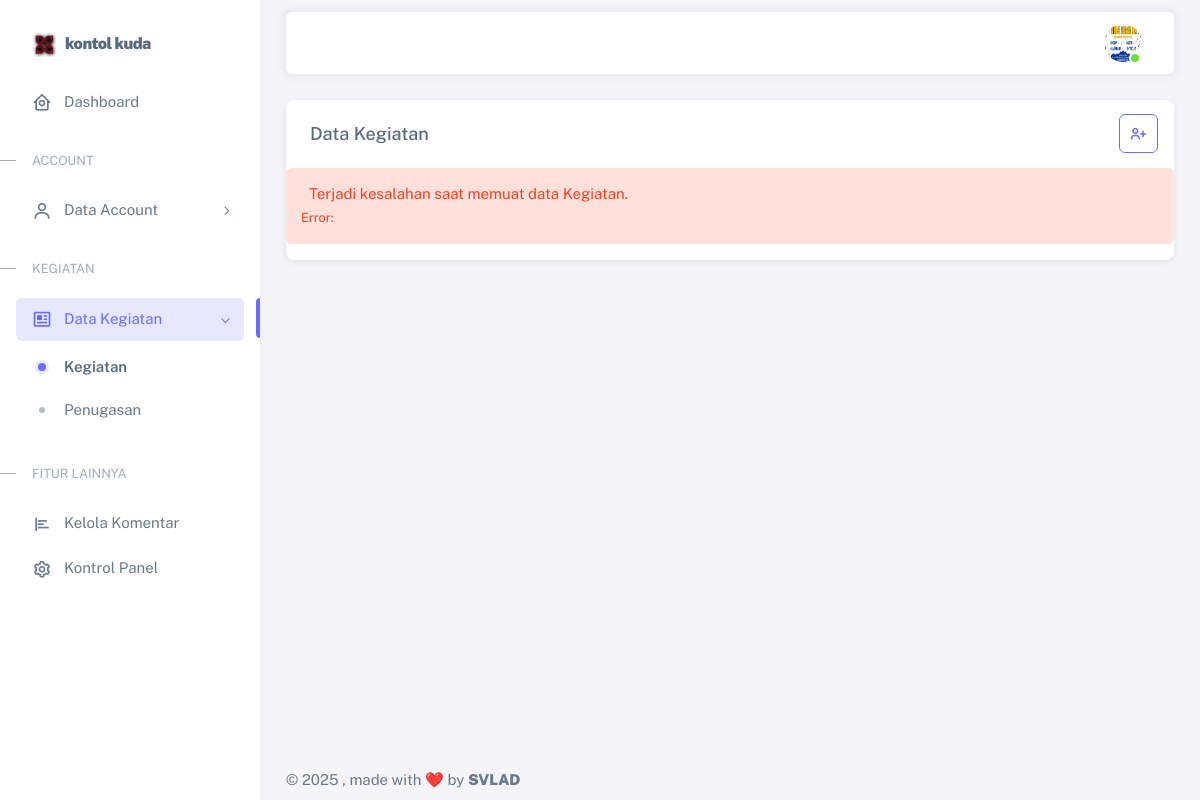
Page /dashboard/admin/kegiatan.php (signed in) on the committed database.
### tables this page shows
CREATE TABLE `tb_appsetting` (
  `id_appsetting` bigint(11) NOT NULL,
  `name` varchar(255) NOT NULL,
  `logo` text DEFAULT NULL,
  `name_header` varchar(255) DEFAULT NULL,
  `description_header` varchar(255) DEFAULT NULL,
  `background_header` text DEFAULT NULL,
  `video_header` text DEFAULT NULL,
  `foto_tentang_kami` text DEFAULT NULL,
  `judul_tentang_kami` varchar(255) DEFAULT NULL,
  `deskripsi_tentang_kami` text DEFAULT NULL,
  `background_testimonial` varchar(255) DEFAULT '',
  `alamat` text DEFAULT '\'\'',
  `phone` varchar(50) DEFAULT '',
  `email` varchar(100) DEFAULT '',
  `twitter_link` varchar(255) DEFAULT '',
  `facebook_link` varchar(255) DEFAULT '',
  `instagram_link` varchar(255) DEFAULT ''
);

CREATE TABLE `tb_user` (
  `id` int(11) NOT NULL,
  `nama` varchar(255) NOT NULL,
  `email` varchar(255) NOT NULL,
  `nohp` varchar(20) NOT NULL,
  `role` enum('admin','petugas') NOT NULL DEFAULT 'petugas',
  `password` varchar(255) NOT NULL,
  `photo_profile` varchar(500) DEFAULT NULL,
  `created_at` timestamp NOT NULL DEFAULT current_timestamp(),
  `updated_at` timestamp NULL DEFAULT current_timestamp() ON UPDATE current_timestamp()
);

### dashboard/admin/controller/KegiatanController.php (called while the page is built, shortened)
<?php
function getAppSetting($pdo)
{
    try {
        $sql = "SELECT * FROM tb_appsetting ORDER BY id_appsetting DESC LIMIT 1";
        $stmt = $pdo->prepare($sql);
        $stmt->execute();
        $result = $stmt->fetch(PDO::FETCH_ASSOC);
        return $result;
    } catch (Exception $e) {
        return [
            'id_appsetting' => 0,
            'name' => 'Sumbar Protokol INTEGRETED',
            'logo' => 'favicon.ico'
        ];
    }
}
?>

### dashboard/admin/kegiatan.php (the view, shortened to what this page needs)
<?php
include '../../db/koneksi.php';
include 'controller/KegiatanController.php';
$appSetting = getAppSetting($pdo);
?>
<!DOCTYPE html>
<html lang="en" class="light-style layout-menu-fixed" dir="ltr" data-theme="theme-default" data-assets-path="assets/"
    data-template="vertical-menu-template-free">
<head>
    <link rel="stylesheet" href="assets/vendor/fonts/boxicons.css" />
    <link rel="stylesheet" href="assets/vendor/css/core.css" class="template-customizer-core-css" />
    <link rel="stylesheet" href="assets/vendor/css/theme-default.css" class="template-customizer-theme-css" />
    <link rel="stylesheet" href="assets/css/demo.css" />
    <link rel="stylesheet" href="assets/vendor/libs/perfect-scrollbar/perfect-scrollbar.css" />
    <link rel="stylesheet" href="assets/vendor/libs/apex-charts/apex-charts.css" />
    <link rel="stylesheet" href="https://cdn.datatables.net/2.1.8/css/dataTables.bootstrap5.min.css" />
    <link rel="stylesheet" href="https://cdn.datatables.net/responsive/3.0.3/css/responsive.bootstrap5.min.css" />
    <link href="https://cdnjs.cloudflare.com/ajax/libs/limonte-sweetalert2/11.7.32/sweetalert2.min.css"
        rel="stylesheet">
</head>
<body>
    <div class="layout-wrapper layout-content-navbar">
        <div class="layout-container">
            <?php include 'components/menu.php'; ?>
            <div class="layout-page">
                <?php include 'components/navbar.php'; ?>
                <div class="content-wrapper">
                    <div class="container-xxl flex-grow-1 container-p-y">
                        <div class="card">
                            <div class="d-flex justify-content-between align-items-center">
                                <h5 class="card-header">Data Kegiatan</h5>
                                <button type="button" class="btn btn-icon btn-outline-primary me-3 add-kegiatan-btn"
                                    data-bs-toggle="modal" data-bs-target="#addModal">
                                    <span class="tf-icons bx bx-user-plus bx-22px"></span>
                                </button>
                            </div>
                            <div class="data-container card-datatable table-responsive pt-0">
                            </div>
                        </div>
                    </div>
                    <?php include 'components/footer.php'; ?>
                </div>
            </div>
        </div>
    </div>
</body>
</html>

### dashboard/admin/components/menu.php (shortened to what this page needs)
<?php
$current_page = basename($_SERVER['PHP_SELF']);
?>
<aside id="layout-menu" class="layout-menu menu-vertical menu bg-menu-theme">
    <div class="app-brand demo">
        <a href="index.php" class="app-brand-link">
            <span class="app-brand-logo demo">
                <?php if (!empty($appSetting['logo']) && $appSetting['logo'] !== 'favicon.ico'): ?>
                    <img src="../../assets/img/favicon/<?php echo htmlspecialchars($appSetting['logo']); ?>" alt="Logo"
                        width="25" height="25" style="object-fit: contain;">
                <?php endif; ?>
            </span>
            <span class="app-brand-text demo menu-text fw-bolder ms-2" id="appBrandText"
                title="<?php echo htmlspecialchars($appSetting['name']); ?>">
                <?php echo htmlspecialchars($appSetting['name']); ?>
            </span>
        </a>
    </div>
    <ul class="menu-inner py-1">
        <li class="menu-item <?php echo ($current_page == 'index.php') ? 'active' : ''; ?>">
            <a href="index.php" class="menu-link">
                <i class="menu-icon tf-icons bx bx-home-circle"></i>
                <div data-i18n="Analytics">Dashboard</div>
            </a>
        </li>
        <li class="menu-header small text-uppercase">
            <span class="menu-header-text">Account</span>
        </li>
        <li class="menu-item <?= in_array($current_page, ['admin.php', 'petugas.php']) ? 'active open' : '' ?>">
            <a href="javascript:void(0);" class="menu-link menu-toggle">
                <i class="menu-icon tf-icons bx bx-user"></i>
                <div data-i18n="Account Settings">Data Account</div>
            </a>
        </li>
        <li class="menu-header small text-uppercase">
            <span class="menu-header-text">Kegiatan</span>
        </li>
        <li class="menu-item <?= in_array($current_page, ['kegiatan.php', 'penugasan.php']) ? 'active open' : '' ?>">
            <a href="javascript:void(0);" class="menu-link menu-toggle">
                <i class="menu-icon tf-icons bx bx-news"></i>
                <div data-i18n="Data Kegiatan">Data Kegiatan</div>
            </a>
            <ul class="menu-sub">
                <li class="menu-item <?= $current_page == 'kegiatan.php' ? 'active' : '' ?>">
                    <a href="kegiatan.php" class="menu-link">
                        <div data-i18n="kegiatan.php">Kegiatan</div>
                    </a>
                </li>
                <li class="menu-item <?= $current_page == 'penugasan.php' ? 'active' : '' ?>">
                    <a href="penugasan.php" class="menu-link">
                        <div data-i18n="penugasan.php">Penugasan</div>
                    </a>
                </li>
            </ul>
        </li>
        <li class="menu-header small text-uppercase">
            <span class="menu-header-text">Fitur Lainnya</span>
        </li>
        <li class="menu-item <?php echo ($current_page == 'komentar.php') ? 'active' : ''; ?>">
            <a href="komentar.php" class="menu-link">
                <i class="menu-icon tf-icons bx bx-poll"></i>
                <div data-i18n="omentar.php">Kelola Komentar</div>
            </a>
        </li>
        <li class="menu-item <?php echo ($current_page == 'kontrolPanel.php') ? 'active' : ''; ?>">
            <a href="kontrolPanel.php" class="menu-link">
                <i class="menu-icon tf-icons bx bx-cog"></i>
                <div data-i18n="kontrolPanel.php">Kontrol Panel</div>
            </a>
        </li>
    </ul>
</aside>

### dashboard/admin/components/navbar.php (shortened to what this page needs)
<?php
$user_id = $_SESSION['user_id'];
$query = "SELECT * FROM tb_user WHERE id = ?";
$stmt = $pdo->prepare($query);
$stmt->execute([$user_id]);
$user_data = $stmt->fetch(PDO::FETCH_ASSOC);
$photo_profile = !empty($user_data['photo_profile']) ? $user_data['photo_profile'] : '../../assets/img/avatars/1.png';
?>
<nav class="layout-navbar container-xxl navbar navbar-expand-xl navbar-detached align-items-center bg-navbar-theme"
    id="layout-navbar">
    <div class="navbar-nav-right d-flex align-items-center" id="navbar-collapse">
        <ul class="navbar-nav flex-row align-items-center ms-auto">
            <li class="nav-item navbar-dropdown dropdown-user dropdown">
                <a class="nav-link dropdown-toggle hide-arrow" href="javascript:void(0);" data-bs-toggle="dropdown">
                    <div class="avatar avatar-online">
                        <img src="../../assets/img/avatars/<?php echo htmlspecialchars($photo_profile); ?>"
                            alt="Profile" class="rounded-circle" />
                    </div>
                </a>
            </li>
        </ul>
    </div>
</nav>

### dashboard/admin/assets/css/demo.css (style rules this page uses)
.menu .app-brand.demo { height: 64px; margin-top: 12px; }
.app-brand-text.demo { font-size: 1.75rem; letter-spacing: -0.5px; text-transform: lowercase; }

### dashboard/admin/components/menu.php (style rules this page uses)
.app-brand-text { max-width: 200px; white-space: nowrap; overflow: hidden; text-overflow: ellipsis; transition: font-size 0.3s ease; }
.app-brand-text.text-base { font-size: 1rem !important; }

### rows in the picture
tb_appsetting: logo (picture), name "kontol kuda"
tb_user: photo_profile (picture)
